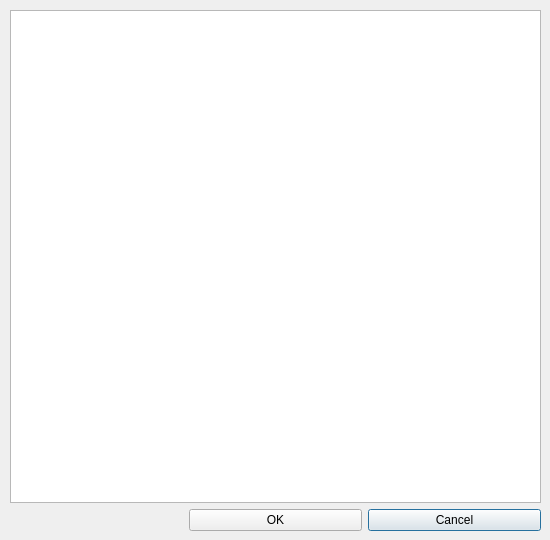
<?xml version="1.0" encoding="UTF-8"?>
<ui version="4.0">
 <class>AdditionalWindow</class>
 <widget class="QDialog" name="AdditionalWindow">
  <property name="geometry">
   <rect>
    <x>0</x>
    <y>0</y>
    <width>550</width>
    <height>540</height>
   </rect>
  </property>
  <property name="windowTitle">
   <string>Dialog</string>
  </property>
  <widget class="QWidget" name="gridLayoutWidget">
   <property name="geometry">
    <rect>
     <x>10</x>
     <y>10</y>
     <width>531</width>
     <height>521</height>
    </rect>
   </property>
   <layout class="QGridLayout" name="gridLayout">
    <item row="1" column="0">
     <widget class="QLabel" name="label">
      <property name="text">
       <string/>
      </property>
     </widget>
    </item>
    <item row="0" column="0" colspan="3">
     <widget class="QListView" name="listView"/>
    </item>
    <item row="1" column="2">
     <widget class="QPushButton" name="btnCancel">
      <property name="text">
       <string>Cancel</string>
      </property>
     </widget>
    </item>
    <item row="1" column="1">
     <widget class="QPushButton" name="btnOK">
      <property name="text">
       <string>OK</string>
      </property>
     </widget>
    </item>
   </layout>
  </widget>
 </widget>
 <resources/>
 <connections/>
</ui>
